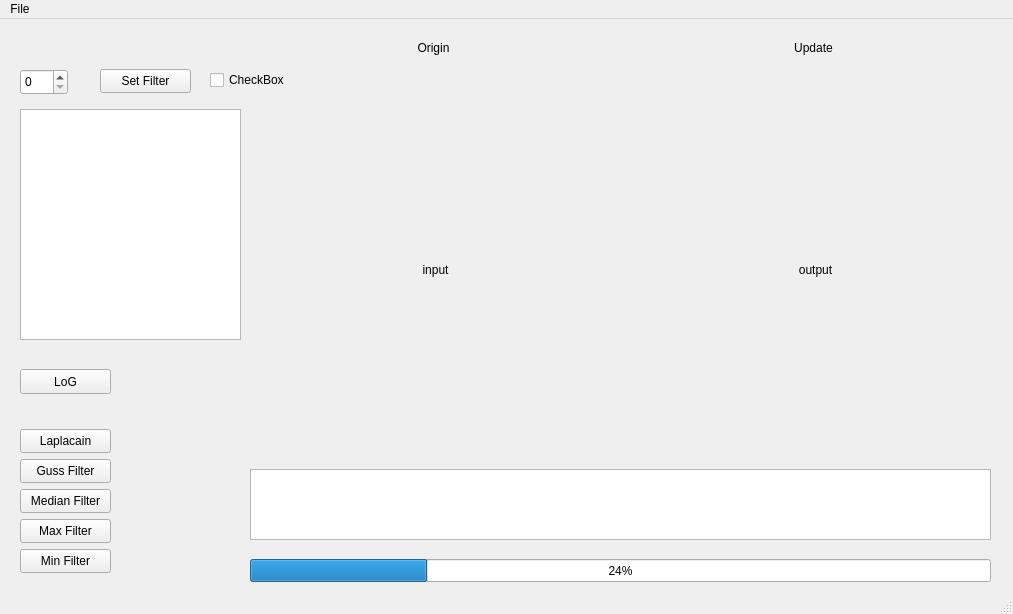
<?xml version="1.0" encoding="UTF-8"?>
<ui version="4.0">
 <class>MainWindow</class>
 <widget class="QMainWindow" name="MainWindow">
  <property name="geometry">
   <rect>
    <x>0</x>
    <y>0</y>
    <width>1013</width>
    <height>614</height>
   </rect>
  </property>
  <property name="windowTitle">
   <string>MainWindow</string>
  </property>
  <widget class="QWidget" name="centralwidget">
   <widget class="QLabel" name="imgLb_out">
    <property name="geometry">
     <rect>
      <x>640</x>
      <y>70</y>
      <width>351</width>
      <height>361</height>
     </rect>
    </property>
    <property name="text">
     <string>output</string>
    </property>
    <property name="alignment">
     <set>Qt::AlignCenter</set>
    </property>
   </widget>
   <widget class="QLabel" name="imgLb">
    <property name="geometry">
     <rect>
      <x>260</x>
      <y>70</y>
      <width>351</width>
      <height>361</height>
     </rect>
    </property>
    <property name="text">
     <string>input</string>
    </property>
    <property name="alignment">
     <set>Qt::AlignCenter</set>
    </property>
   </widget>
   <widget class="QLabel" name="label_3">
    <property name="geometry">
     <rect>
      <x>780</x>
      <y>20</y>
      <width>67</width>
      <height>17</height>
     </rect>
    </property>
    <property name="text">
     <string>Update</string>
    </property>
    <property name="alignment">
     <set>Qt::AlignCenter</set>
    </property>
   </widget>
   <widget class="QLabel" name="label_2">
    <property name="geometry">
     <rect>
      <x>400</x>
      <y>20</y>
      <width>67</width>
      <height>17</height>
     </rect>
    </property>
    <property name="text">
     <string>Origin</string>
    </property>
    <property name="alignment">
     <set>Qt::AlignCenter</set>
    </property>
   </widget>
   <widget class="QProgressBar" name="proB">
    <property name="geometry">
     <rect>
      <x>250</x>
      <y>540</y>
      <width>741</width>
      <height>23</height>
     </rect>
    </property>
    <property name="value">
     <number>24</number>
    </property>
   </widget>
   <widget class="QPushButton" name="edgePb">
    <property name="geometry">
     <rect>
      <x>20</x>
      <y>350</y>
      <width>91</width>
      <height>25</height>
     </rect>
    </property>
    <property name="text">
     <string>LoG</string>
    </property>
   </widget>
   <widget class="QSpinBox" name="sizesB">
    <property name="geometry">
     <rect>
      <x>20</x>
      <y>50</y>
      <width>48</width>
      <height>26</height>
     </rect>
    </property>
   </widget>
   <widget class="QPushButton" name="sfPb">
    <property name="geometry">
     <rect>
      <x>100</x>
      <y>50</y>
      <width>91</width>
      <height>24</height>
     </rect>
    </property>
    <property name="text">
     <string>Set Filter</string>
    </property>
   </widget>
   <widget class="QTextBrowser" name="textB">
    <property name="geometry">
     <rect>
      <x>250</x>
      <y>450</y>
      <width>741</width>
      <height>71</height>
     </rect>
    </property>
   </widget>
   <widget class="QPushButton" name="midPb">
    <property name="geometry">
     <rect>
      <x>20</x>
      <y>470</y>
      <width>91</width>
      <height>24</height>
     </rect>
    </property>
    <property name="text">
     <string>Median Filter</string>
    </property>
   </widget>
   <widget class="QTableWidget" name="tableWidget">
    <property name="geometry">
     <rect>
      <x>20</x>
      <y>90</y>
      <width>221</width>
      <height>231</height>
     </rect>
    </property>
   </widget>
   <widget class="QPushButton" name="maxPb">
    <property name="geometry">
     <rect>
      <x>20</x>
      <y>500</y>
      <width>91</width>
      <height>24</height>
     </rect>
    </property>
    <property name="text">
     <string>Max Filter</string>
    </property>
   </widget>
   <widget class="QPushButton" name="minPb">
    <property name="geometry">
     <rect>
      <x>20</x>
      <y>530</y>
      <width>91</width>
      <height>24</height>
     </rect>
    </property>
    <property name="text">
     <string>Min Filter</string>
    </property>
   </widget>
   <widget class="QPushButton" name="gussPb">
    <property name="geometry">
     <rect>
      <x>20</x>
      <y>440</y>
      <width>91</width>
      <height>24</height>
     </rect>
    </property>
    <property name="text">
     <string>Guss Filter</string>
    </property>
   </widget>
   <widget class="QPushButton" name="LaplaPb">
    <property name="geometry">
     <rect>
      <x>20</x>
      <y>410</y>
      <width>91</width>
      <height>24</height>
     </rect>
    </property>
    <property name="text">
     <string>Laplacain</string>
    </property>
   </widget>
   <widget class="QCheckBox" name="cB">
    <property name="geometry">
     <rect>
      <x>210</x>
      <y>50</y>
      <width>86</width>
      <height>22</height>
     </rect>
    </property>
    <property name="text">
     <string>CheckBox</string>
    </property>
   </widget>
  </widget>
  <widget class="QMenuBar" name="menubar">
   <property name="geometry">
    <rect>
     <x>0</x>
     <y>0</y>
     <width>1013</width>
     <height>22</height>
    </rect>
   </property>
   <widget class="QMenu" name="menuFile">
    <property name="title">
     <string>File</string>
    </property>
    <addaction name="actionOpen_File"/>
   </widget>
   <addaction name="menuFile"/>
  </widget>
  <widget class="QStatusBar" name="statusbar"/>
  <action name="actionOpen_File">
   <property name="text">
    <string>Open File</string>
   </property>
  </action>
 </widget>
 <resources/>
 <connections/>
</ui>
